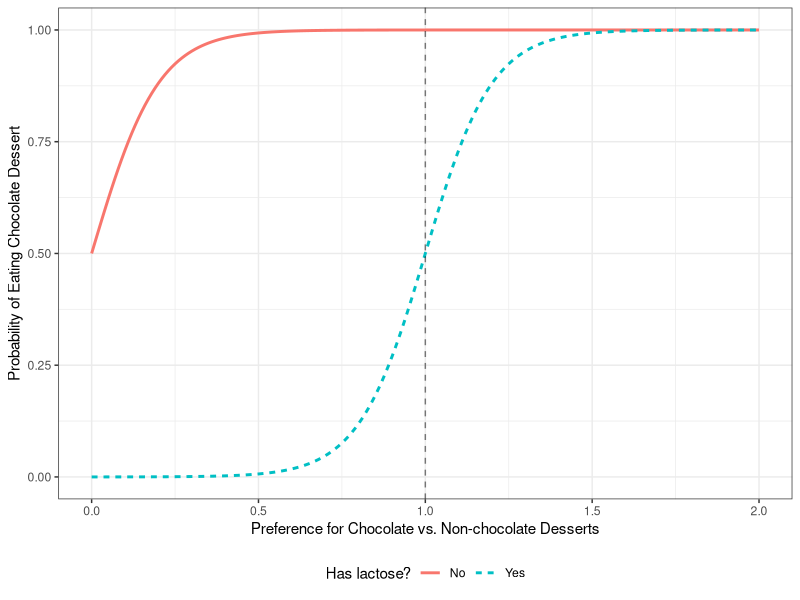
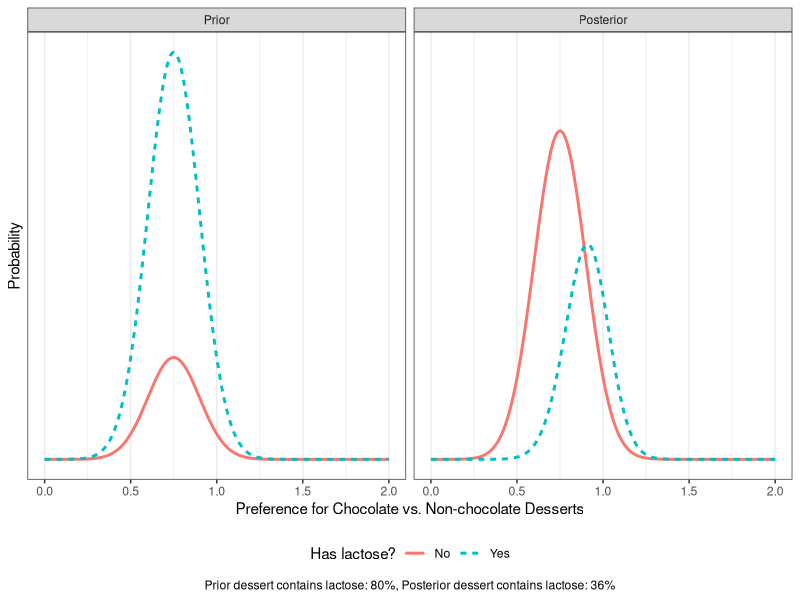

Reproduce these figures in R, in order.
library(tidyverse)
theme_set(theme_bw())

## Assumptions ##
# Adam is lactose intolerant and gets disutility from eating food with lactose.
# Chocolate desserts are not more/less likely to have lactose than other desserts.
# Adam eats non-chocolate desserts 50% of the time.

## Unknowns ##
# Does cake contain lactose? [Logical]
# How much does Adam like chocolate desserts relative to non-chocolate? [Positive Scalar]

## Data ##
# Adam eats a chocolate desert.

## Likelihood ##
# p(Adam eats chocolate dessert | has_lactose, b_chocolate) = logistic(utility), where
#   utility = b_chocolate * is_chocolate - has_lactose

likelihood <- function(has_lactose, b_chocolate, temperature) {
   utility <- b_chocolate - has_lactose
   1 / (1 + exp(-utility/temperature))
}

# Calculate likelihoods over sample of parameter space
x_step <- .01 # size of steps to take over b_chocolate
b_vals <- seq(0, 2, x_step) # values of b_chocolate to evaluate
params <- crossing(has_lactose = c(TRUE, FALSE), b_chocolate = b_vals)
results <- params %>%
   mutate(likelihood = pmap_dbl(params, likelihood, temperature = .1))

# Plot likelihoods
cake_lik_plot <- ggplot(results, aes(b_chocolate, likelihood, color = has_lactose, linetype = has_lactose)) +
   geom_line(size = 1) +
   geom_vline(xintercept = 1, linetype = "dashed", alpha = .5) +
   scale_x_continuous("Preference for Chocolate vs. Non-chocolate Desserts") +
   scale_y_continuous("Probability of Eating Chocolate Dessert", limits = c(0, 1)) +
   scale_color_discrete("Has lactose?", labels = c("No", "Yes")) +
   scale_linetype_discrete("Has lactose?", labels = c("No", "Yes")) +
   theme(legend.position = "bottom")

## Prior ##
p_has_lactose <- .8
p_b_chocolate <- dnorm(b_vals, .75, .15) * x_step # convert to PMF for grid approximation

## Bayesian Update ##
results <- results %>%
   mutate(
      prior = has_lactose * p_has_lactose * p_b_chocolate + (1 - has_lactose) * (1 - p_has_lactose) * p_b_chocolate,
      posterior = (prior * likelihood) / sum(prior * likelihood)
   )

# Plot prior and posterior
cake_posterior_plot <- results %>%
   select(-likelihood) %>%
   pivot_longer(c(prior, posterior), names_to = "quantity") %>%
   mutate(quantity = fct_relevel(quantity, "prior")) %>%
   ggplot(aes(b_chocolate, value, color = has_lactose, linetype = has_lactose)) +
   geom_line(size = 1) +
   facet_wrap(vars(quantity), labeller = as_labeller(str_to_title)) +
   scale_x_continuous("Preference for Chocolate vs. Non-chocolate Desserts") +
   scale_y_continuous("Probability", breaks = NULL) +
   scale_color_discrete("Has lactose?", labels = c("No", "Yes")) +
   scale_linetype_discrete("Has lactose?", labels = c("No", "Yes")) +
   labs(caption = str_c(
      "Prior dessert contains lactose: ", 100*p_has_lactose, "%, ",
      "Posterior dessert contains lactose: ", with(results, 100*sum(posterior[has_lactose])) %>% round(), "%"
   )) +
   theme(legend.position = "bottom", plot.caption = element_text(hjust = .5))

